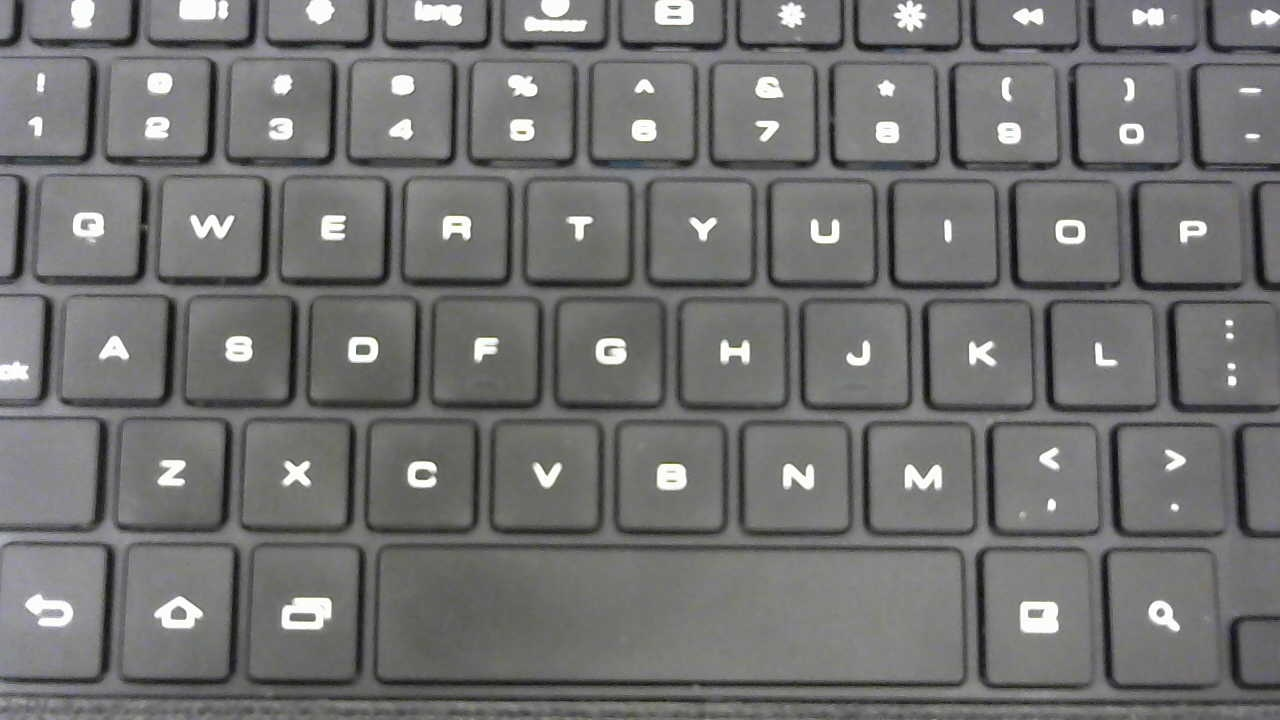
#> input picture board6.jpg, 1280 x 720 px
$ python test.py   (Python 2 division)   (older library calls are emulated)
#> lines starting #> are read from the running program, lines starting #| are printed output that depends on the picture; after the words box and inside, x2 and y2 are one past the last pixel; in counts of white or black regions, pixels touching at a corner belong together
import cv2
import numpy as np
from PIL import Image
import pytesseract
import argparse
import os
import time

kernel = np.ones((5,5),np.uint8)
# [6 lines of commented-out code are left out]
im=cv2.imread('board6.jpg')
#> im is the input picture: shape (720, 1280, 3); mean B, G, R 113.5, 114.1, 114
cv2.imshow("img", im)
cv2.waitKey(0)
#im = cv2.resize(im, (1920, 1080))
#imgray = cv2.cvtColor(im,cv2.COLOR_BGR2GRAY)
imgray = (255-im)
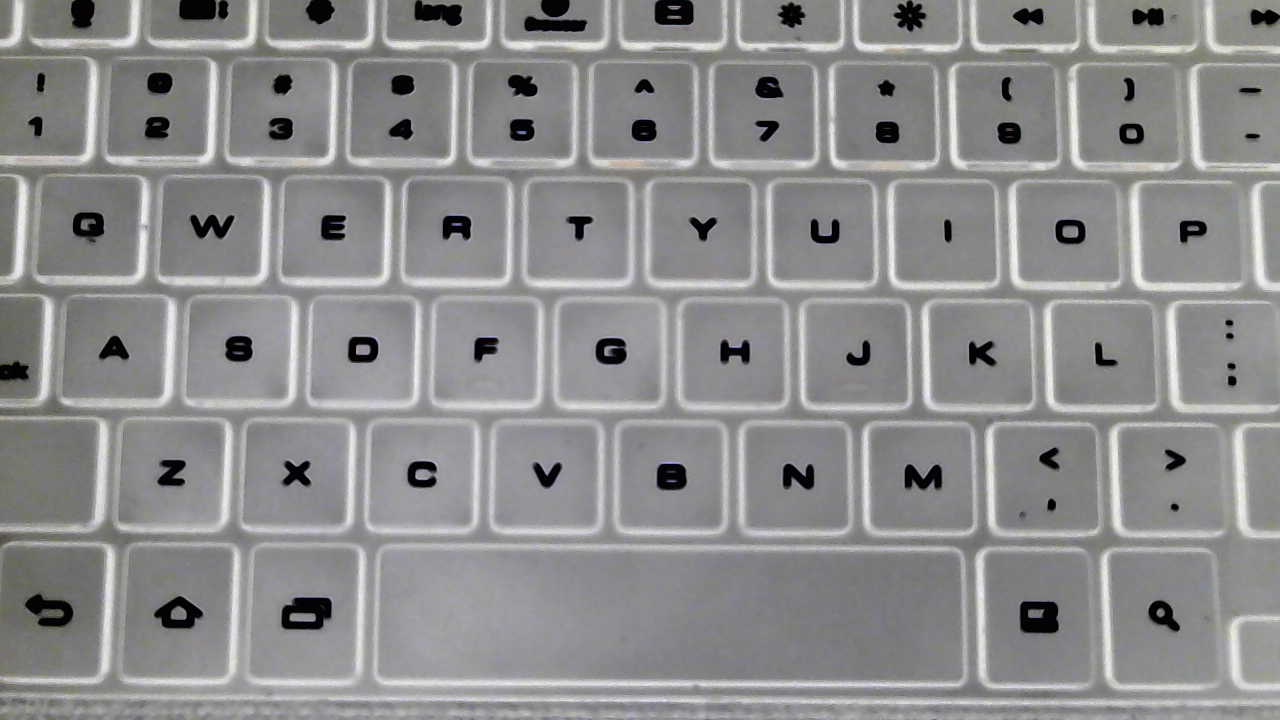
#> imgray: shape (720, 1280, 3); mean B, G, R 141.5, 140.9, 141
blur = cv2.GaussianBlur(imgray,(3,3),0)
cv2.imshow("img", blur)
cv2.waitKey(0)
threshnew = cv2.inRange(blur, np.array([155,155,155]), np.array([255,255,255]))
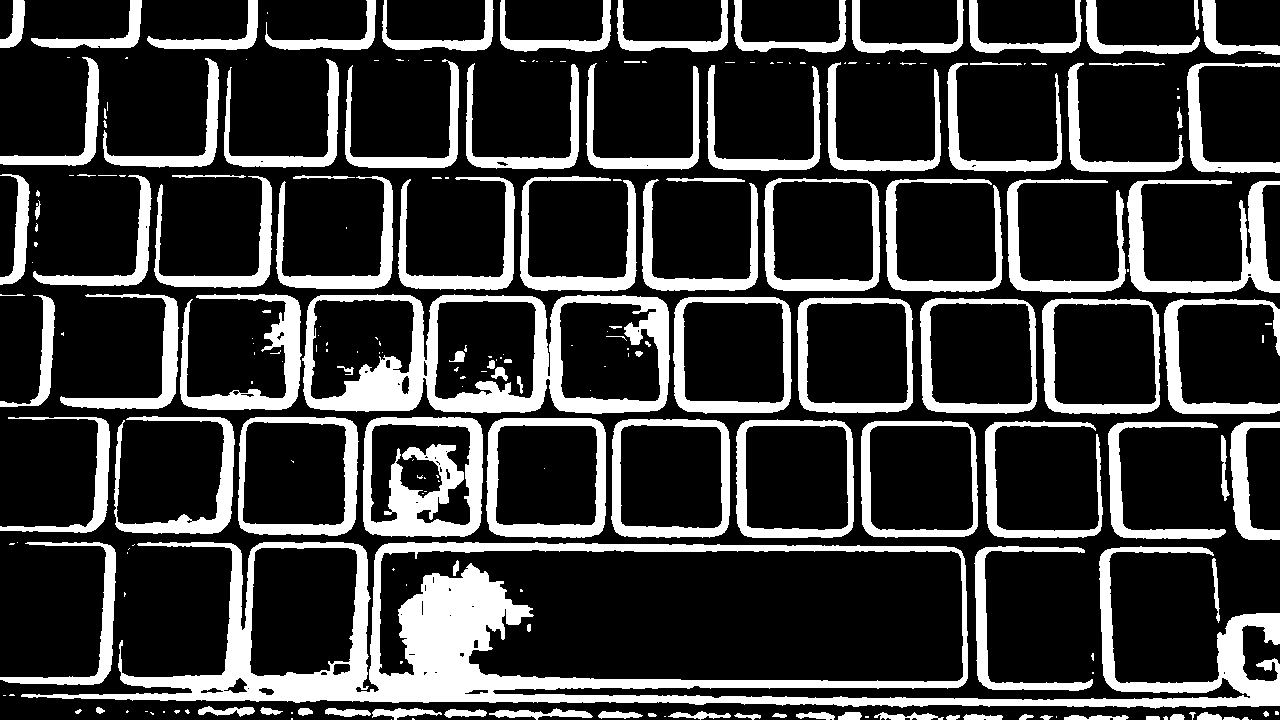
#> threshnew: shape (720, 1280); 22.9% white; 233 white regions (118 under 20 px)
cv2.imshow("img", threshnew)
cv2.waitKey(0)
#threshnew = (255-mask)
#imnext = cv2.dilate(thresh,kernel,iterations = 1)
#threshnew = cv2.erode(threshnew,kernel,iterations = 1)
cv2.imshow("img", threshnew)
cv2.waitKey(0)
__, contours, __ = cv2.findContours(threshnew,cv2.RETR_EXTERNAL,cv2.CHAIN_APPROX_SIMPLE)
#> contours = 183 contours, 91 with area under 20; largest, box (x1, y1, x2, y2) and area: (21, 542, 1280, 709) 121270, (302, 294, 670, 414) 40039, (486, 418, 606, 538) 13641, (363, 417, 483, 537) 13634, (238, 417, 359, 536) 13406
print len(contours)
#| 183
count = 0
check=0
for cnt in contours:
	if check%2==0 or check%2==1:
		if cv2.contourArea(cnt) > 10 and cv2.contourArea(cnt) < 5000:
			print cv2.contourArea(cnt)
			count+=1
			print count
			x,y,w,h = cv2.boundingRect(cnt)
			cv2.rectangle(im,(x,y),(x+w,y+h),(0,255,0),2)
	check+=1
#> this loop made 183 passes
#> (x, y, w, h) on passes 6, 8, 12, 13, 14, 15, 16, 17, 18, 19, 20, 21: (1223, 716, 17, 4), (1146, 716, 14, 4), (1064, 715, 65, 5), (1040, 715, 13, 5), (946, 715, 14, 5), (1170, 714, 15, 6), (1019, 714, 15, 6), (963, 714, 40, 6), (772, 713, 15, 5), (734, 713, 27, 7), (648, 713, 9, 4), (1197, 712, 25, 8)
#> cnt on passes 1, 2, 3, 4, 9, 10: [[1251, 719]], [[391, 719]], [[412, 718], [412, 719], [414, 719], [413, 718]], [[291, 718], [291, 719], [292, 719], [292, 718]], [[1056, 716], [1056, 717]], [[865, 716], [865, 717], [868, 717], [868, 716]]
#> (printed output is left out)
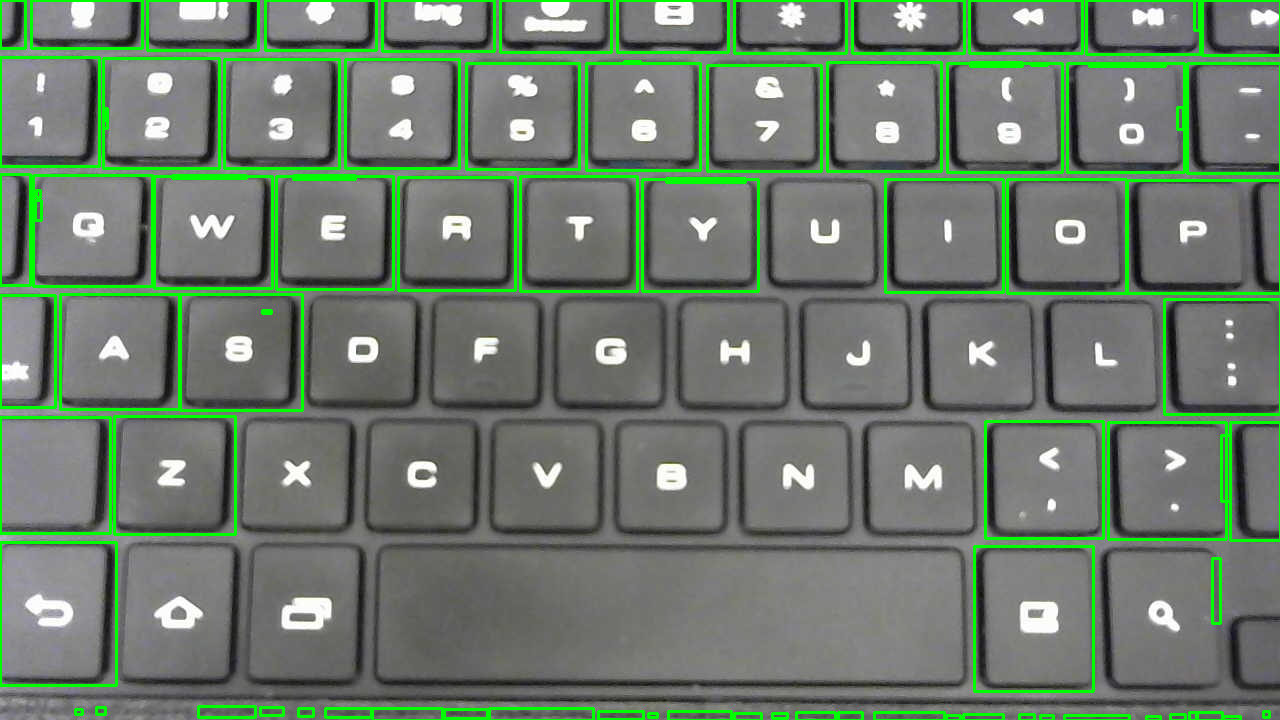
#> im: shape (720, 1280, 3); 6.28% of pixels changed, all inside (x1, y1, x2, y2) = (0, 0, 1280, 720)
#> after the loop, check = 183; count = 88

cv2.imshow("img", im)
cv2.waitKey(0)

$ run again, with board.jpg copied over board6.jpg
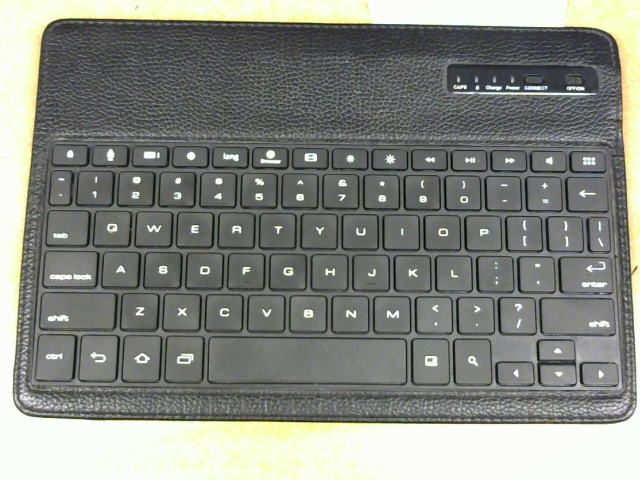
#> input picture board.jpg, 640 x 480 px
#> im is the input picture: shape (480, 640, 3); mean B, G, R 129.7, 136.1, 133.7
#> `threshnew = cv2.inRange(blur, np.array([155,155,155]), np.array([255,2..`:
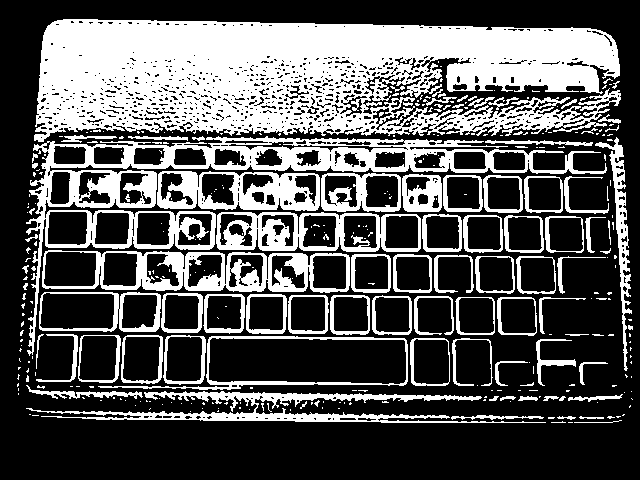
#> threshnew: shape (480, 640); 34.4% white; 338 white regions (249 under 20 px)
#> contours = 281 contours, 218 with area under 20; largest, box (x1, y1, x2, y2) and area: (34, 19, 621, 142) 54620, (26, 136, 607, 356) 23892, (42, 250, 350, 293) 10984, (98, 336, 408, 390) 9616, (216, 212, 421, 252) 7243
#| 281
#> the loop `for cnt in contours:` made 281 passes
#> (x, y, w, h) on passes 7, 8, 9, 46, 56, 57, 59, 60: (579, 416, 25, 3), (557, 416, 19, 4), (451, 415, 93, 5), (314, 400, 6, 7), (559, 396, 7, 5), (543, 396, 16, 5), (518, 396, 20, 5), (500, 396, 16, 5)
#> (printed output is left out)
#> after the loop `for cnt in contours:`:
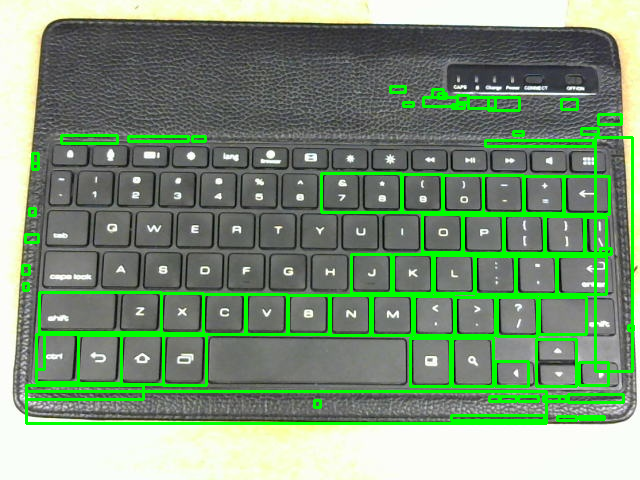
#> im: shape (480, 640, 3); 8.75% of pixels changed, all inside (x1, y1, x2, y2) = (21, 85, 635, 425)
#> after the loop `for cnt in contours:`: check = 281; count = 76

$ run again, with temp.png saved as board6.jpg
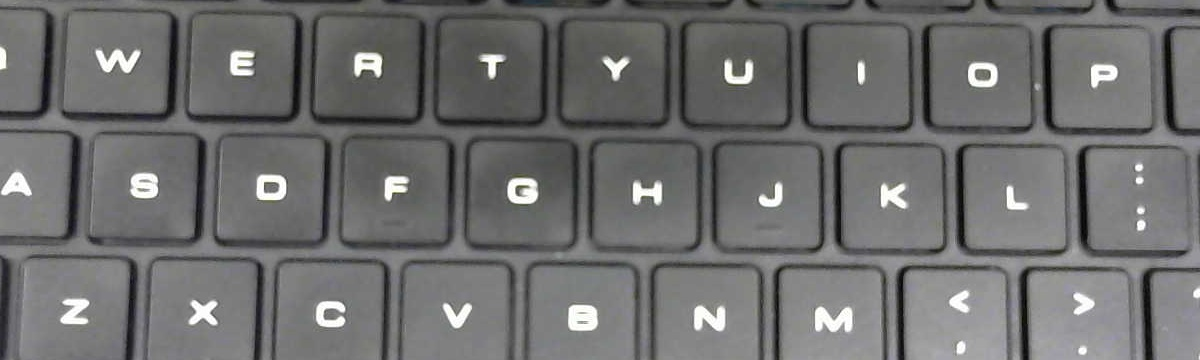
#> input picture temp.png, 1200 x 360 px
#> im is the input picture: shape (360, 1200, 3); mean B, G, R 110.2, 110.4, 110.2
#> `threshnew = cv2.inRange(blur, np.array([155,155,155]), np.array([255,2..`:
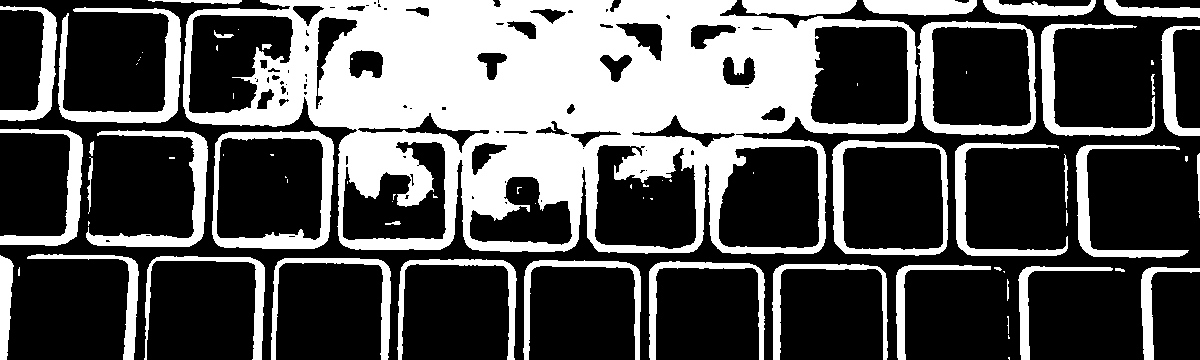
#> threshnew: shape (360, 1200); 33.6% white; 77 white regions (36 under 20 px)
#> contours = 51 contours, 18 with area under 20; largest, box (x1, y1, x2, y2) and area: (183, 0, 918, 254) 144963, (212, 131, 334, 249) 13343, (832, 140, 948, 256) 12488, (917, 21, 1036, 135) 12381, (58, 7, 181, 123) 3118
#| 51
#> the loop `for cnt in contours:` made 51 passes
#> (x, y, w, h) on passes 4, 6, 7, 8, 10, 11, 12, 13: (1007, 279, 2, 22), (1115, 268, 10, 4), (1141, 267, 59, 93), (994, 267, 8, 4), (1018, 266, 95, 94), (896, 265, 95, 95), (772, 264, 116, 96), (649, 261, 116, 99)
#> (printed output is left out)
#> after the loop `for cnt in contours:`:
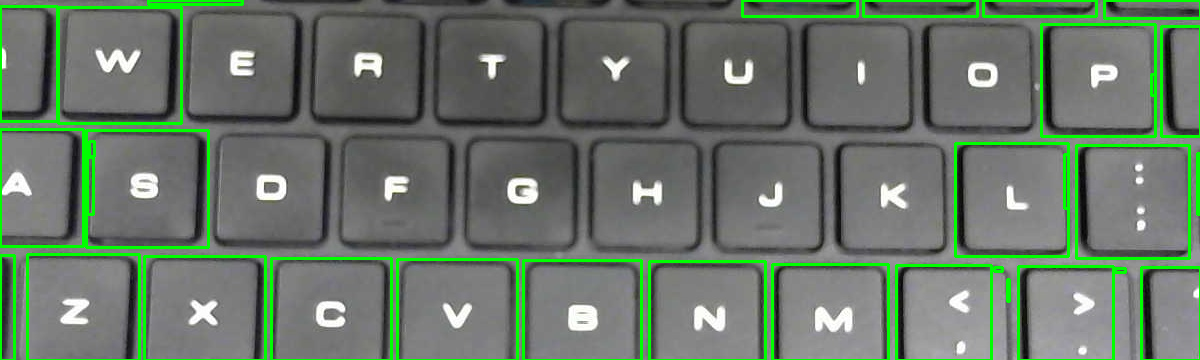
#> im: shape (360, 1200, 3); 5.56% of pixels changed, all inside (x1, y1, x2, y2) = (0, 0, 1200, 360)
#> after the loop `for cnt in contours:`: check = 51; count = 32
